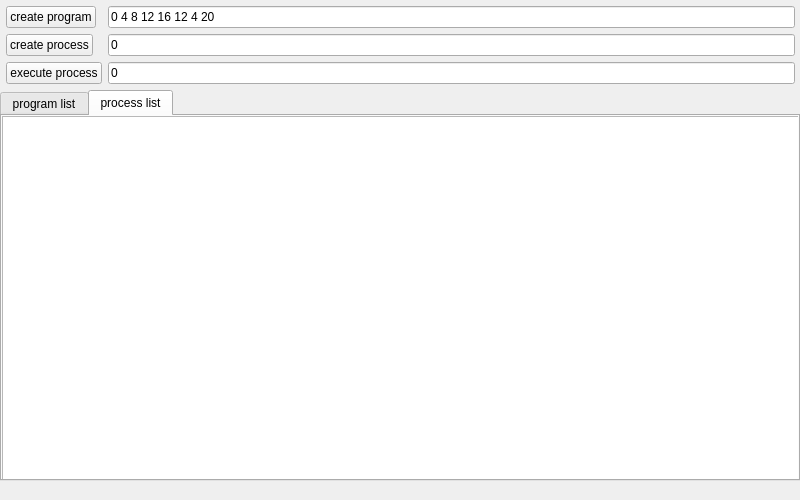
<?xml version="1.0" encoding="UTF-8"?>
<ui version="4.0">
 <class>MainWindow</class>
 <widget class="QMainWindow" name="MainWindow">
  <property name="geometry">
   <rect>
    <x>0</x>
    <y>0</y>
    <width>800</width>
    <height>500</height>
   </rect>
  </property>
  <property name="windowTitle">
   <string>MainWindow</string>
  </property>
  <widget class="QWidget" name="centralwidget">
   <widget class="QWidget" name="formLayoutWidget">
    <property name="geometry">
     <rect>
      <x>0</x>
      <y>0</y>
      <width>801</width>
      <height>93</height>
     </rect>
    </property>
    <layout class="QFormLayout" name="formLayout">
     <property name="leftMargin">
      <number>6</number>
     </property>
     <property name="topMargin">
      <number>6</number>
     </property>
     <property name="rightMargin">
      <number>6</number>
     </property>
     <property name="bottomMargin">
      <number>6</number>
     </property>
     <item row="0" column="1">
      <widget class="QLineEdit" name="create_program_text">
       <property name="text">
        <string>0 4 8 12 16 12 4 20</string>
       </property>
      </widget>
     </item>
     <item row="1" column="0">
      <widget class="QPushButton" name="create_process_btn">
       <property name="text">
        <string>create process</string>
       </property>
      </widget>
     </item>
     <item row="1" column="1">
      <widget class="QLineEdit" name="create_process_text">
       <property name="text">
        <string>0</string>
       </property>
      </widget>
     </item>
     <item row="0" column="0">
      <widget class="QPushButton" name="create_program_btn">
       <property name="text">
        <string>create program</string>
       </property>
      </widget>
     </item>
     <item row="2" column="0">
      <widget class="QPushButton" name="exec_process_btn">
       <property name="text">
        <string>execute process</string>
       </property>
      </widget>
     </item>
     <item row="2" column="1">
      <widget class="QLineEdit" name="exec_process_text">
       <property name="text">
        <string>0</string>
       </property>
      </widget>
     </item>
    </layout>
   </widget>
   <widget class="QTabWidget" name="tabWidget">
    <property name="geometry">
     <rect>
      <x>0</x>
      <y>90</y>
      <width>800</width>
      <height>391</height>
     </rect>
    </property>
    <property name="currentIndex">
     <number>1</number>
    </property>
    <widget class="QWidget" name="tab">
     <attribute name="title">
      <string>program list</string>
     </attribute>
     <widget class="QTableView" name="program_table">
      <property name="geometry">
       <rect>
        <x>0</x>
        <y>0</y>
        <width>861</width>
        <height>391</height>
       </rect>
      </property>
     </widget>
    </widget>
    <widget class="QWidget" name="tab_2">
     <attribute name="title">
      <string>process list</string>
     </attribute>
     <widget class="QTableView" name="pcb_table">
      <property name="geometry">
       <rect>
        <x>0</x>
        <y>0</y>
        <width>800</width>
        <height>391</height>
       </rect>
      </property>
     </widget>
    </widget>
   </widget>
  </widget>
  <widget class="QMenuBar" name="menubar">
   <property name="geometry">
    <rect>
     <x>0</x>
     <y>0</y>
     <width>800</width>
     <height>20</height>
    </rect>
   </property>
  </widget>
 </widget>
 <resources/>
 <connections/>
</ui>
